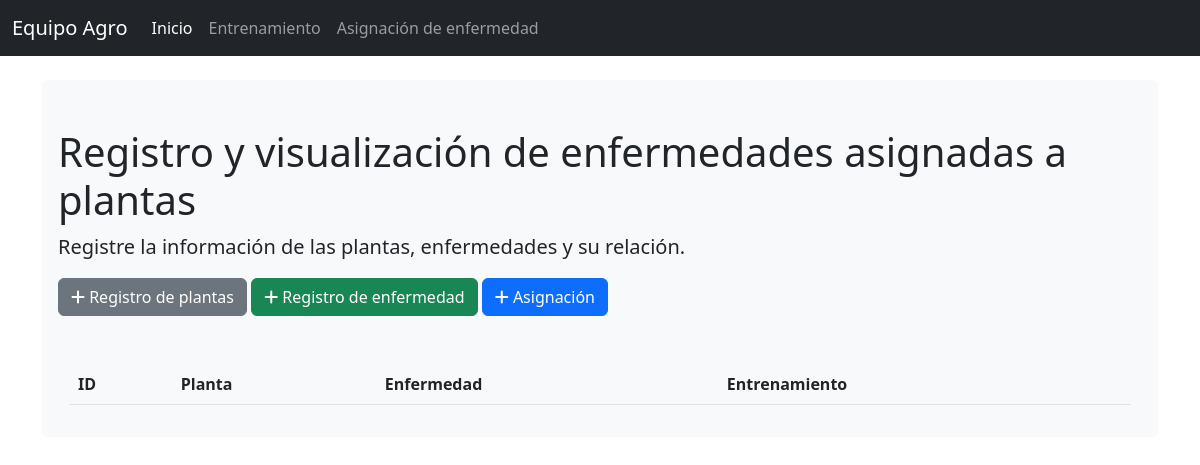
/asignacion_enfermedad, run on an earlier commit of the app's database.
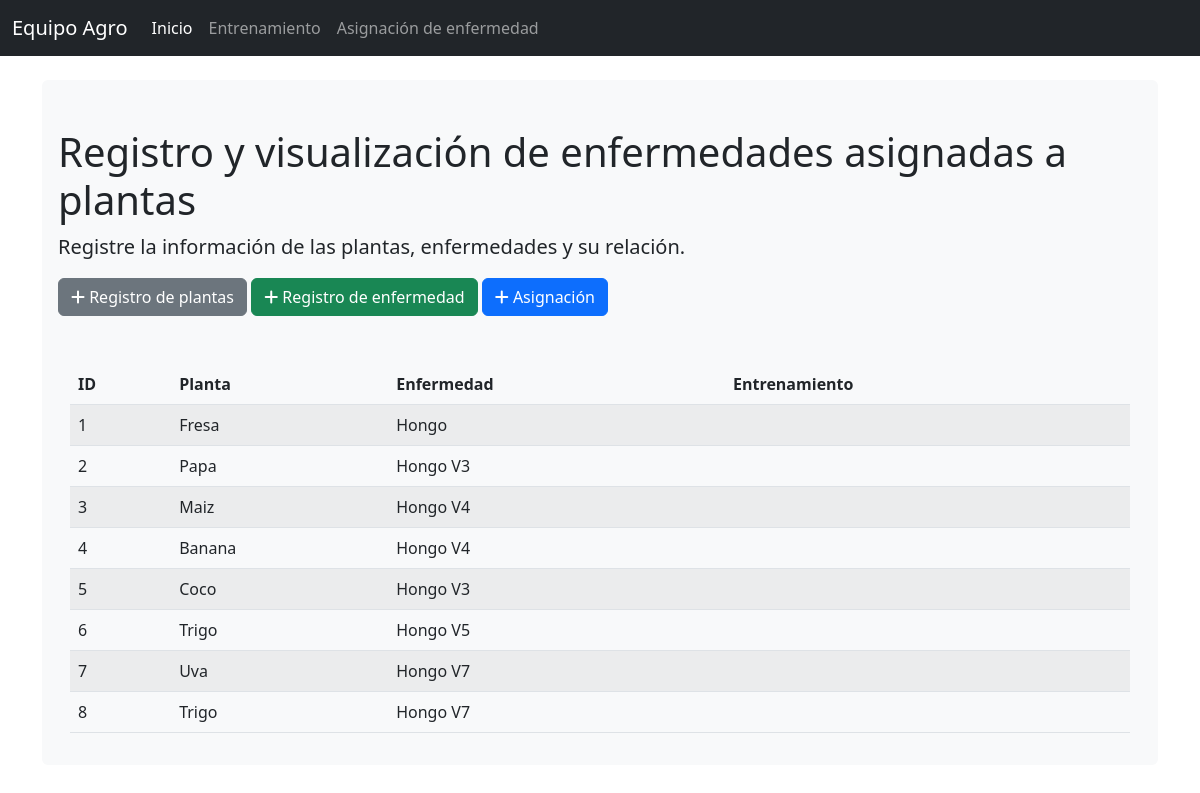
And on a later commit of the database.
### app_agronomia/models.py (models this page shows, shortened)
class PlantaEnfermedad(models.Model):
    id_planta = models.ForeignKey(Planta, verbose_name='Planta', on_delete=models.CASCADE)
    id_enfermedad = models.ForeignKey(Enfermedad, verbose_name='Enfermedad', on_delete=models.CASCADE)
    class Meta:
        verbose_name = "Plan Enfermedad"
        verbose_name_plural = "Plantas Efermedades"

class Planta(models.Model):
    nombre = models.CharField(max_length=100)
    descripcion = models.CharField(max_length=250)
    class Meta:
        verbose_name = "Planta"
        verbose_name_plural = "Plantas"

class Enfermedad(models.Model):
    nombre = models.CharField(max_length=100)
    descripcion = models.CharField(max_length=250)
    class Meta:
        verbose_name = "Enfermedad"
        verbose_name_plural = "Enfermedades"

### app_agronomia/views.py (the view)
# urls.py: path("asignacion_enfermedad", asignacion_enfermedad, name="asignacion_enfermedad"),
def asignacion_enfermedad(request):
        lista_planta = Planta.objects.all()
        lista_enfermedad = Enfermedad.objects.all()
        lista_asigancion = PlantaEnfermedad.objects.select_related('id_planta', 'id_enfermedad')
        lista_entrenamiento = CargaEntrenamiento.objects.all()
        try:
                if request.session.get('estado_request') == None:
                        status = False
                else:
                        status = request.session.get('estado_request')
        except Exception as e:
                status = False
        data = {'lista_planta':lista_planta, 'lista_enfermedad':lista_enfermedad,
                'lista_asigancion':lista_asigancion, 'lista_entrenamiento':lista_entrenamiento,
                'estatus':status}
        request.session['estado_request'] = None
        return render(request, 'asignacion_enfermedad.html',data)

### app_agronomia/templates/asignacion_enfermedad.html (shortened to what this page needs)
{% extends 'base.html' %}
{% load static %}
{% block content %}
    <link rel="stylesheet" href="https://cdnjs.cloudflare.com/ajax/libs/twitter-bootstrap/5.2.0/css/bootstrap.min.css">
    <link rel="stylesheet" href="https://cdn.datatables.net/1.13.1/css/dataTables.bootstrap5.min.css">
    <div class="bg-light p-3 pt-5 rounded">
        <h1>Registro y visualización de enfermedades asignadas a plantas</h1>
        <p class="lead">Registre la información de las plantas, enfermedades y su relación.</p>
        <div class="bd-example-snippet bd-code-snippet">
            <button type="button" class="btn btn-secondary"
                    data-bs-toggle="modal" data-bs-target="#modalPlanta">
                <i class="fa-solid fa-plus"></i> Registro de plantas
            </button>
            <button type="button" class="btn btn-success"
            data-bs-toggle="modal" data-bs-target="#modalEnfermedad">
            <i class="fa-solid fa-plus" ></i>
                Registro de enfermedad
            </button>
            <button type="button" class="btn btn-primary"
            data-bs-toggle="modal" data-bs-target="#modalAsignacion">
            <i class="fa-solid fa-plus"></i>
                Asignación</button>
        </div>
        <div class="container pt-5">
            <div class="table-responsive">
                <table id="example" class="table table-striped table-hover" style="width:100%">
                    <thead>
                        <tr>
                            <th>ID</th>
                            <th>Planta</th>
                            <th>Enfermedad</th>
                            <th>Entrenamiento</th>
                        </tr>
                    </thead>
                    <tbody>
                        {% for asignacion in lista_asigancion %}
                            <tr>
                                <td>{{ asignacion.pk }}</td>
                                <td>{{ asignacion.id_planta.nombre }}</td>
                                <td>{{ asignacion.id_enfermedad.nombre }}</td>
                                <td>
                                </td>
                            </tr>
                        {% endfor %}
                    </tbody>
                </table>
            </div>
        </div>
    </div>
{% endblock content %}

What changed in the data, as far as the page shows it:
added PlantaEnfermedad: pk "1", id_planta.nombre "Fresa", id_enfermedad.nombre "Hongo"
added PlantaEnfermedad: pk "2", id_planta.nombre "Papa", id_enfermedad.nombre "Hongo V3"
added PlantaEnfermedad: pk "3", id_planta.nombre "Maiz", id_enfermedad.nombre "Hongo V4"
added PlantaEnfermedad: pk "4", id_planta.nombre "Banana", id_enfermedad.nombre "Hongo V4"
added PlantaEnfermedad: pk "5", id_planta.nombre "Coco", id_enfermedad.nombre "Hongo V3"
added PlantaEnfermedad: pk "6", id_planta.nombre "Trigo", id_enfermedad.nombre "Hongo V5"
added PlantaEnfermedad: pk "7", id_planta.nombre "Uva", id_enfermedad.nombre "Hongo V7"
added PlantaEnfermedad: pk "8", id_planta.nombre "Trigo", id_enfermedad.nombre "Hongo V7"
